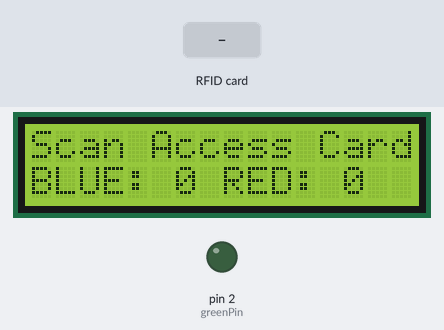
Bench run of a sketch on a simulated Arduino Uno, built with avr-gcc and run on an emulated ATmega328P. Parts: 16×2 character LCD, output pins drawn as LEDs (lit = HIGH). Inputs (shaded band) come from the test bench. Pins used as bus, display or sensor lines are not drawn; what the sketch prints to the serial monitor is not drawn.

Above: at 1.3 s.
1.4 s: RFID card B3 DB F9 2C held to the reader
At 2.5 s:
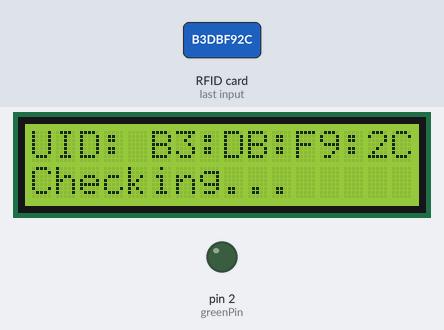
4.4 s: RFID card 43 C5 CB 2C held to the reader
At 6.0 s:
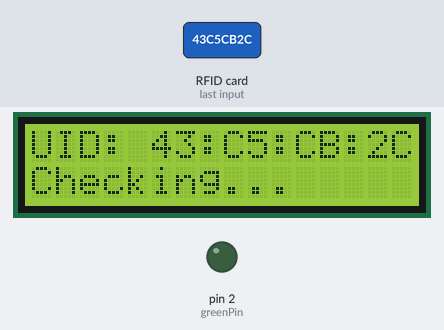
7.2 s: RFID card 5E 7A 19 C4 held to the reader
At 11.0 s:
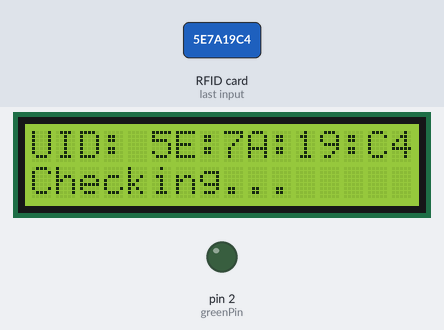
Timing chart, 0 to 15.7 s (numbered marks = the images above; inputs shaded):
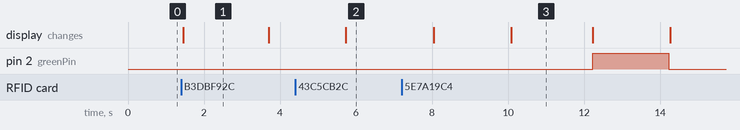

Measured:
- after the input at 1.4 s, the display: changes after 0.06 s (image 1)
- after the input at 4.4 s, the display: changes after 1.3 s (image 2)
- after the input at 7.2 s, pin 2 (greenPin): LOW → HIGH after 5.0 s, → LOW 2.0 s later; the display: first differs from a run without the input after 2.9 s (image 3)
- what the display in image 1 shows lasts 2.2 s, from 1.5 s to 3.7 s

The sketch:

RFID.ino
```cpp
#include <SPI.h>
#include <MFRC522.h>
#include <Wire.h>
#include <hd44780.h>                        // main hd44780 header
#include <hd44780ioClass/hd44780_I2Cexp.h>  // i2c expander i/o class header

#define RST_PIN 9  // Configurable, see typical pin layout above
#define SS_PIN 10  // Configurable, see typical pin layout above

hd44780_I2Cexp lcd;  // Declare LCD object

// LCD geometry
const int LCD_COLS = 16;
const int LCD_ROWS = 2;
int blueScore = 0; // Blue team score
int redScore = 0;  // Red team score

MFRC522 mfrc522(SS_PIN, RST_PIN);  // Create MFRC522 instance

const int MAX_CARDS = 10;          // Maximum number of score cards to store
byte storedUIDs[MAX_CARDS][4];     // Array to store score card UIDs, each with 4 bytes
int uidCount = 0;                  // Number of stored score card UIDs

byte accessUID[4] = {0xB3, 0xDB, 0xF9, 0x2C};          // Predefined access UID for BLUE team
byte redteamAccess[4] = {0x43, 0xC5, 0xCB, 0x2C};      // Predefined access UID for RED team
bool accessGranted = false;         // Access flag to allow scoring
String lastTeam = "";               // Track which team has the access
unsigned long accessStartTime = 0;  // Time when the access card was last successfully scanned
const unsigned long ACCESS_WINDOW = 60000;  // 1 minute window (60000 milliseconds)

int greenPin = 2;

void setup() {
  pinMode(greenPin, OUTPUT);

  lcd.begin(LCD_COLS, LCD_ROWS);
  lcd.clear();
  lcd.print("Scan Access Card..");
  lcd.setCursor(0, 1);
  lcd.print("BLUE: " + String(blueScore) + " RED: " + String(redScore));

  Serial.begin(9600);
  while (!Serial); // Wait for serial port to open

  SPI.begin(); // Init SPI bus
  mfrc522.PCD_Init(); // Init MFRC522
  delay(4); // Optional delay

  mfrc522.PCD_DumpVersionToSerial(); // Show details of PCD - MFRC522 Card Reader details
  Serial.println(F("Scan PICC to see UID, SAK, type, and data blocks..."));
}

void loop() {
  // Check if the access window has expired
  if (accessGranted && millis() - accessStartTime >= ACCESS_WINDOW) {
    // Access window expired, require the access card again
    accessGranted = false;
    lcd.clear();
    lcd.setCursor(0, 0);
    lcd.print("Scan Access Card");
    lcd.setCursor(0, 1);
    lcd.print("BLUE: " + String(blueScore) + " RED: " + String(redScore));
    delay(2000);
  }

  // Check for new card
  if (!mfrc522.PICC_IsNewCardPresent() || !mfrc522.PICC_ReadCardSerial()) {
    return; // No new card or error reading card
  }

  // Print out the scanned UID
  printScannedUID();

  if (isAccessCard(accessUID)) {
    grantAccess("BLUE");  // Grant access when the BLUE team access card is scanned
  } else if (isAccessCard(redteamAccess)) {
    grantAccess("RED");  // Grant access when the RED team access card is scanned
  } else if (accessGranted && !isDuplicate()) {
    storeScoreCard();  // Store the score card if access is granted and it's not a duplicate
  } else if (accessGranted && isDuplicate()) {
    cardExists();  // Notify if the score card already exists
  } else {
    unauthorizedCard();  // Unauthorized card action
  }

  mfrc522.PICC_HaltA(); // Halt PICC
}

bool isAccessCard(byte teamUID[4]) {
  // Ensure the card UID size matches the expected size
  if (mfrc522.uid.size != 4) {
    Serial.println("Incorrect UID size, expected 4 bytes.");
    return false; // If the card UID size is not 4 bytes, it can't be the access card
  }

  // Check if the UID matches the specified team UID
  for (byte i = 0; i < 4; i++) {
    Serial.print("Comparing UID byte ");
    Serial.print(i);
    Serial.print(": scanned=");
    Serial.print(mfrc522.uid.uidByte[i], HEX);
    Serial.print(" expected=");
    Serial.println(teamUID[i], HEX);

    if (mfrc522.uid.uidByte[i] != teamUID[i]) {
      Serial.println("Byte mismatch detected.");
      return false;  // Return false if any byte does not match
    }
  }
  Serial.println("Access card recognized.");
  return true;  // Return true if all bytes match
}

bool isDuplicate() {
  for (int i = 0; i < uidCount; i++) {
    bool match = true;
    for (byte j = 0; j < 4; j++) {
      if (storedUIDs[i][j] != mfrc522.uid.uidByte[j]) {
        match = false;
        break;
      }
    }
    if (match) {
      return true;
    }
  }
  return false;
}

void printScannedUID() {
  Serial.print("Scanned UID: ");
  lcd.clear();
  lcd.setCursor(0, 0);
  lcd.print("UID: ");
  for (byte i = 0; i < mfrc522.uid.size; i++) {
    Serial.print(mfrc522.uid.uidByte[i] < 0x10 ? "0" : ""); // Ensure two-digit format
    Serial.print(mfrc522.uid.uidByte[i], HEX);
    lcd.print(mfrc522.uid.uidByte[i] < 0x10 ? "0" : ""); // Ensure two-digit format
    lcd.print(mfrc522.uid.uidByte[i], HEX);
    if (i < mfrc522.uid.size - 1) {
      lcd.print(":"); // Add a colon between UID bytes
    }
  }
  Serial.println();
  lcd.setCursor(0, 1);
  lcd.print("Checking...");
  delay(2000);
}

void grantAccess(String team) {
  accessGranted = true;
  accessStartTime = millis(); // Set the access start time
  lastTeam = team;  // Remember which team's access card was last scanned
  Serial.println(team + " Access card scanned. Ready to scan score cards.");
  lcd.clear();
  lcd.setCursor(0, 0);
  lcd.print(team + " Access Granted");
  lcd.setCursor(0, 1);
  lcd.print("Scan Score Card");
  delay(2000);
}

void storeScoreCard() {
  if (uidCount < MAX_CARDS) {
    for (byte i = 0; i < 4; i++) {
      storedUIDs[uidCount][i] = mfrc522.uid.uidByte[i];
    }
    uidCount++;

    // Increment the correct team's score
    if (lastTeam == "BLUE") {
      blueScore++;
    } else if (lastTeam == "RED") {
      redScore++;
    }

    accessGranted = false;  // Reset access after one score card is scanned
    Serial.println("New score card scanned and stored.");
    lcd.clear();
    lcd.setCursor(0, 0);
    lcd.print("Score Card Stored");
    lcd.setCursor(0, 1);
    lcd.print("BLUE: " + String(blueScore) + " RED: " + String(redScore));

    digitalWrite(greenPin, HIGH);
    delay(2000);
    digitalWrite(greenPin, LOW);

    resetDisplay();
  } else {
    Serial.println("Max score cards reached.");
    lcd.clear();
    lcd.setCursor(0, 0);
    lcd.print("Max Cards Scanned");
    delay(2000);
    resetDisplay();
  }
}

void cardExists() {
  Serial.println("Score card already exists.");
  lcd.clear();
  lcd.setCursor(0, 0);
  lcd.print("Card Already");
  lcd.setCursor(0, 1);
  lcd.print("Exists :(");


  delay(2000);
  resetDisplay();
}

void unauthorizedCard() {
  Serial.println("Unauthorized card.");
  lcd.clear();
  lcd.setCursor(0, 0);
  lcd.print("Unauthorized Card");
  delay(2000);
  resetDisplay();
}

void resetDisplay() {
  lcd.clear();
  lcd.setCursor(0, 0);
  lcd.print("Scan Access Card...");
  lcd.setCursor(0, 1);
  lcd.print("BLUE: " + String(blueScore) + " RED: " + String(redScore));
}
```
